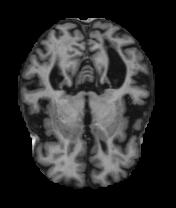
#> input picture Alzheimers Dataset/train/MildDemented/mildDem0.jpg, 176 x 208 px; its folder holds only this picture in this run
$ jupyter execute --allow-errors projet_ML.ipynb
#> lines starting #> are read from the running program, lines starting #| are printed output that depends on the picture
[cell 1]
import glob
from pathlib import Path
import pandas as pd
import numpy as np
import os
from tqdm.notebook import tqdm
import cv2
import matplotlib.pyplot as plt

[cell 2]
path = r"C:\Users\FRO\Desktop\M2\Cours\Machine_learning\Projet\Alzheimers Dataset\train\**\*.jpg"
file_list = list(glob.glob(path, recursive=True))
# transforme en data frame
chemin_train = pd.DataFrame(file_list)

# renomme la premiere colonnes
chemin_train.columns = ['chemin_dacces_photo']

[cell 3]
chemin_train["nom_du_fichier"] = [Path(file).name.split("_grains")[0] for file in chemin_train["chemin_dacces_photo"]]

[cell 4]
chemin_train["nom_des_dossiers"] = [str(Path(file).parent).split("\\")[6:] for file in chemin_train["chemin_dacces_photo"]]

[cell 5]
chemin_train['group'] = chemin_train["nom_des_dossiers"].str[-1]
chemin_train['group'].unique()

[cell 6]
chemin_train.loc[(chemin_train['group'] == 'NonDemented'), 'class'] = 0
chemin_train.loc[(chemin_train['group'] == 'ModerateDemented'), 'class'] = 1
chemin_train.loc[(chemin_train['group'] == 'MildDemented'), 'class'] = 2
chemin_train.loc[(chemin_train['group'] == 'VeryMildDemented'), 'class'] = 3

[cell 7]
chemin_train['chemin_dacces_photo'].head()

[cell 8]
chemin_train['array_photo'] = [cv2.imread(chemin) for chemin in chemin_train['chemin_dacces_photo']]
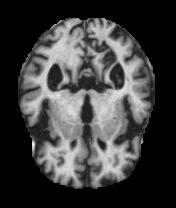
#> input picture Alzheimers Dataset/train/ModerateDemented/moderateDem0.jpg, 176 x 208 px
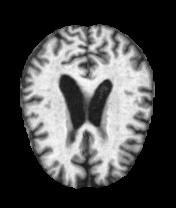
#> input picture Alzheimers Dataset/train/ModerateDemented/moderateDem51.jpg, 176 x 208 px

[cell 9]
image = cv2.imread(r"C:\Users\FRO\Desktop\M2\Cours\Machine_learning\Projet\Alzheimers Dataset\train\VeryMildDemented\verymildDem9.jpg")

[cell 10]
image = cv2.imread(chemin_train['chemin_dacces_photo'][0])
#> image is the input picture: shape (208, 176, 3); min 0, max 247, mean 46.3

[cell 11]
image.shape
#> Out = (208, 176, 3)
